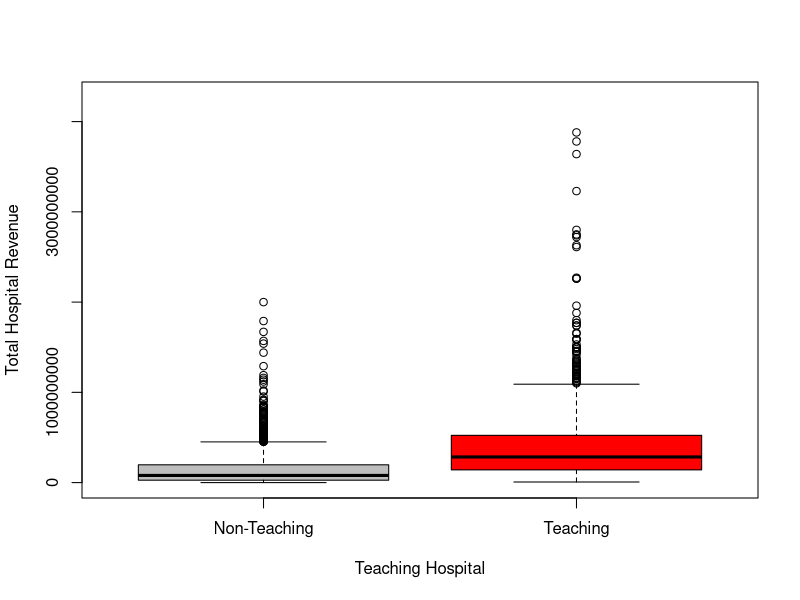
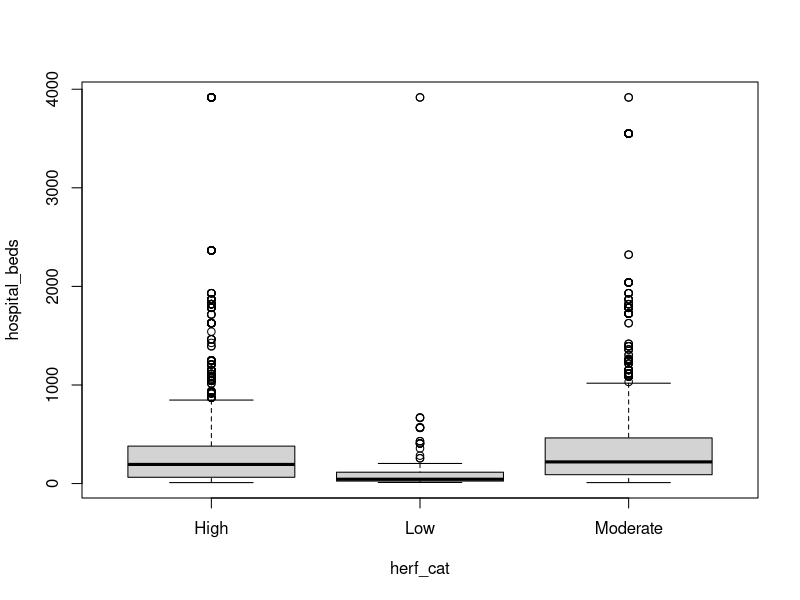
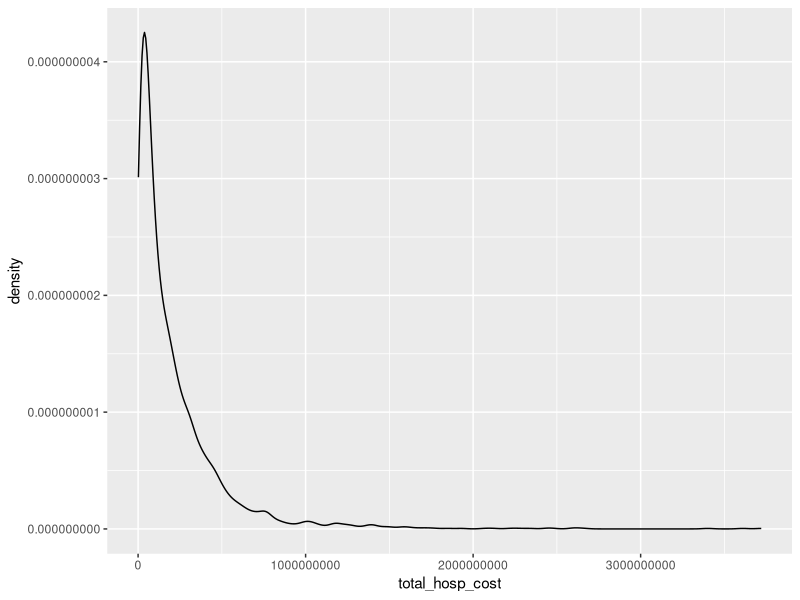
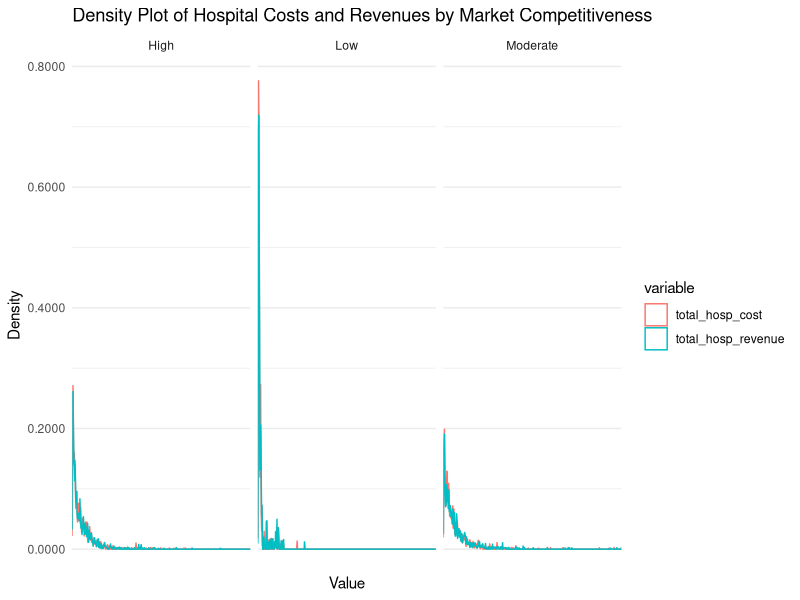
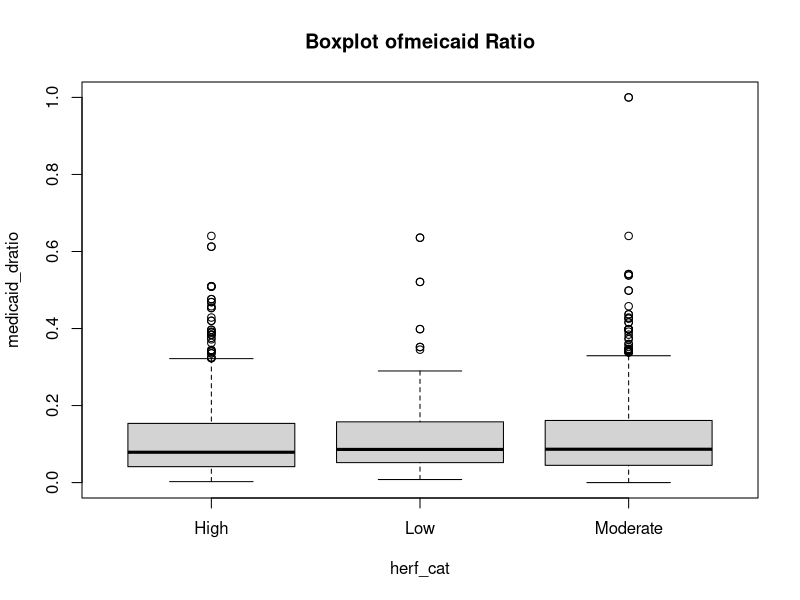
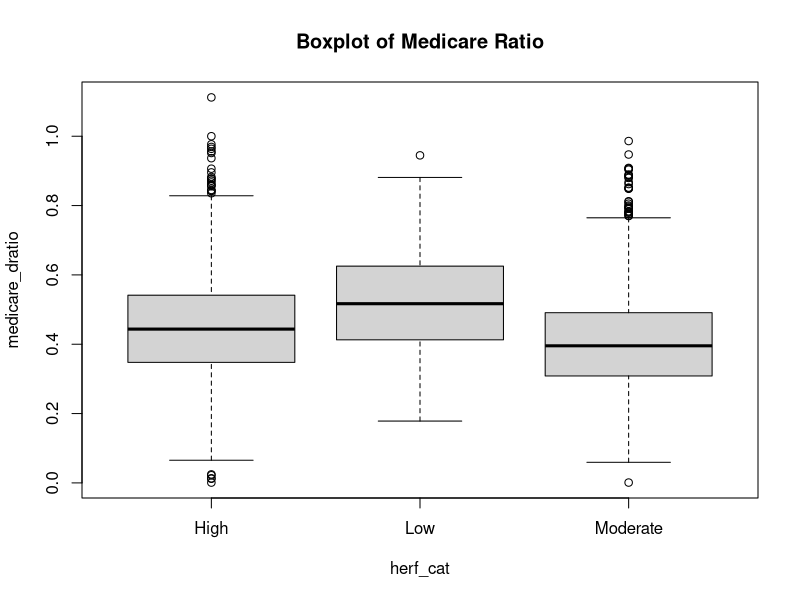

Reproduce these figures in R, in order.
## ---- chunk 1
knitr::opts_chunk$set(echo = F,message = F,warning = F)
## ---- chunk 2
library(readr)
library(magrittr)
library(dplyr)
## ---- chunk 3
hospital <- read_csv("HMGT400HOSPITAL2.csv")
## ---- chunk 4
# Load necessary libraries
library(dplyr)
library(tidyr)
library(ggplot2)

# Load your dataset
# hospital <- read.csv("your_dataset.csv")

# Calculate descriptive statistics for each characteristic
mean_statistics <- hospital %>%
  group_by(year) %>%
  summarise(
    mean_hospital_beds = mean(hospital_beds, na.rm = TRUE),
    mean_paid_employees = mean(total_hospital_employees_on_payr, na.rm = TRUE),
    mean_non_paid_employees = mean(total_hospital_non_paid_workers, na.rm = TRUE),
    mean_total_cost = mean(total_hosp_cost, na.rm = TRUE),
    mean_total_revenues = mean(total_hosp_revenue, na.rm = TRUE),
    mean_medicare_days = mean(total_hospital_medicare_days, na.rm = TRUE),
    mean_medicaid_days = mean(total_hospital_medicaid_days, na.rm = TRUE),
    mean_total_discharge = mean(total_hospital_discharges, na.rm = TRUE),
    mean_medicare_discharge = mean(total_hospital_discharges, na.rm = TRUE),
    mean_medicaid_discharge = mean(total_hospital_medicaid_discharg, na.rm = TRUE)
  )
## ---- chunk 5
sd_statistics <- hospital %>%
  group_by(year) %>%
  summarise(
    sd_hospital_beds = sd(hospital_beds, na.rm = TRUE),
    sd_paid_employees = sd(total_hospital_employees_on_payr, na.rm = TRUE),
    sd_non_paid_employees = sd(total_hospital_non_paid_workers, na.rm = TRUE),
    sd_total_cost = sd(total_hosp_cost, na.rm = TRUE),
    sd_total_revenues = sd(total_hosp_revenue, na.rm = TRUE),
    sd_medicare_days = sd(total_hospital_medicare_days, na.rm = TRUE),
    sd_medicaid_days = sd(total_hospital_medicaid_days, na.rm = TRUE),
    sd_total_discharge = sd(total_hospital_discharges, na.rm = TRUE),
    sd_medicare_discharge = sd(total_hospital_discharges, na.rm = TRUE),
    sd_medicaid_discharge = sd(total_hospital_medicaid_discharg, na.rm = TRUE)
  ) 

## ---- chunk 6
n_statistic=hospital %>%
  group_by(year) %>%
  summarise(
    n_hospital_beds = sum(hospital_beds, na.rm = TRUE),
    n_paid_employees = sum(total_hospital_employees_on_payr, na.rm = TRUE),
    n_non_paid_employees = sum(total_hospital_non_paid_workers, na.rm = TRUE),
    n_total_cost = sum(total_hosp_cost, na.rm = TRUE),
    n_total_revenues = sum(total_hosp_revenue, na.rm = TRUE),
    n_medicare_days = sum(total_hospital_medicare_days, na.rm = TRUE),
    n_medicaid_days = sum(total_hospital_medicaid_days, na.rm = TRUE),
    n_total_discharge = sum(total_hospital_discharges, na.rm = TRUE),
    n_medicare_discharge = sum(total_hospital_discharges, na.rm = TRUE),
    n_medicaid_discharge = sum(total_hospital_medicaid_discharg, na.rm = TRUE)
  )

## ---- chunk 7

library(tidyr)


n_statistic_long <- n_statistic %>%
  pivot_longer(
    cols = -year,
    names_to = "Variable",
    values_to = "N"
  )

#n_statistic_long


names(n_statistic) <- names(sd_statistics)
names(mean_statistics) <- names(n_statistic)
# Combine the dataframes using rbind
combined_df <- rbind(sd_statistics, n_statistic, mean_statistics)

# Assign row names
combined_df=as.data.frame(combined_df)
rownames(combined_df) <- c("Sd", "Sd1", "n1", "n2", "mean1", "mean2")

# Print the combined dataframe
knitr::kable((combined_df))

## ---- chunk 8
# Combine the dataframes using rbind and set row names
combined_df <- rbind(sd_statistics, n_statistic, mean_statistics)

# Generate unique row names
row_names <- c("Sd", "sd", "n1", "n2", "mean1", "mean2") # Adjusted to avoid duplicates

# Assign row names to the combined dataframe
rownames(combined_df) <- row_names

# Convert the "year" column to integer
combined_df$year <- as.integer(combined_df$year)

# Print the combined dataframe
knitr::kable(combined_df)

## ---- chunk 9
# Define the data
characteristics <- c("Hospital beds", "Number of paid Employee", "Number of non-paid Employee",
                      "Total hospital cost", "Total hospital revenues", "Available Medicare days",
                      "Available Medicaid days", "Total Hospital Discharge", "Medicare discharge", 
                      "Medicaid discharge")
N_2011 <- c(566796.0000, 1853439.150, 1199.19000, 326394348921, 344203010115, 
            25092003.00, 7866979.000, 14238489.000, 14238489.000, 1674607.000)
Mean_2011 <- c(376.6086, 1237.276, 39.97300, 216873322, 228706319, 16739.16, 5301.199, 9492.326, 9492.326, 1130.727)
Std_Dev_2011 <- c(560.8998, 1615.797, 72.58805, NA, NA, 19214.29, 9207.699, 10898.600, 10898.600, 1757.158)

N_2012 <- c(574620.0000, 2259049.058, 1343.09280, 327490734909, 350717045576,
            25938976.38, 8054865.540, 14478325.000, 14478325.000, 1677082.000)
Mean_2012 <- c(376.8000, 1491.121, 44.76976, 214748023, 229978391, 17110.14, 5366.333, 9544.051, 9544.051, 1119.547)
Std_Dev_2012 <- c(579.8366, 1961.637, 81.29861, NA, NA, 19765.74, 9340.373, 10994.170, 10994.170, 1740.423)

# Create a data frame
df <- data.frame(Characteristics = characteristics,
                 `2011_N` = N_2011, `2011_Mean` = Mean_2011, `2011_Std_Dev` = Std_Dev_2011,
                 `2012_N` = N_2012, `2012_Mean` = Mean_2012, `2012_Std_Dev` = Std_Dev_2012)

# Print the data frame
knitr::kable(df)

## ---- chunk 10
hospital$net_benefits=hospital$total_hosp_revenue-hospital$total_hosp_cost
hospital$teaching_hospital=ifelse(hospital$teaching_hospital==0,"Non-Teaching","Teaching")


mean_statistics_t <- hospital %>%
  group_by(teaching_hospital) %>%
  summarise(
    mean_hospital_beds = mean(hospital_beds, na.rm = TRUE),
    mean_paid_employees = mean(total_hospital_employees_on_payr, na.rm = TRUE),
    mean_non_paid_employees = mean(total_hospital_non_paid_workers, na.rm = TRUE),
    mean_interns_residents=mean(interns_and_residents, na.rm = TRUE),
    #membership_system=mean(system_member, na.rm = TRUE),
    mean_total_cost = mean(total_hosp_cost, na.rm = TRUE),
    mean_total_revenues = mean(total_hosp_revenue, na.rm = TRUE),
    mean_net_benefit=mean(net_benefits,na.rm = T),
    mean_medicare_days = mean(total_hospital_medicare_days, na.rm = TRUE),
    mean_medicaid_days = mean(total_hospital_medicaid_days, na.rm = TRUE),
    mean_total_discharge = mean(total_hospital_discharges, na.rm = TRUE),
    mean_medicare_discharge = mean(total_hospital_discharges, na.rm = TRUE),
    mean_medicaid_discharge = mean(total_hospital_medicaid_discharg, na.rm = TRUE)
  )


sd_statistics_t <- hospital %>%
  group_by(herf_cat) %>%
  summarise(
    sd_hospital_beds = sd(hospital_beds, na.rm = TRUE),
    sd_paid_employees = sd(total_hospital_employees_on_payr, na.rm = TRUE),
    sd_non_paid_employees = sd(total_hospital_non_paid_workers, na.rm = TRUE),
    sd_interns_residents=sd(interns_and_residents, na.rm = TRUE),
    #membership_system=sd(system_member, na.rm = TRUE),
    sd_total_cost = sd(total_hosp_cost, na.rm = TRUE),
    sd_total_revenues = sd(total_hosp_revenue, na.rm = TRUE),
    sd_net_benefit=sd(net_benefits,na.rm = T),
    sd_medicare_days = sd(total_hospital_medicare_days, na.rm = TRUE),
    sd_medicaid_days = sd(total_hospital_medicaid_days, na.rm = TRUE),
    sd_total_discharge = sd(total_hospital_discharges, na.rm = TRUE),
    sd_medicare_discharge = sd(total_hospital_discharges, na.rm = TRUE),
    sd_medicaid_discharge = sd(total_hospital_medicaid_discharg, na.rm = TRUE)
  )
n_statistics_t <- hospital %>%
  group_by(herf_cat) %>%
  summarise(
    n_hospital_beds = sum(!is.na(hospital_beds)),
    n_paid_employees = sum(!is.na(total_hospital_employees_on_payr)),
    n_non_paid_employees = sum(!is.na(total_hospital_non_paid_workers)),
    n_interns_residents = sum(!is.na(interns_and_residents)),
    n_total_cost = sum(!is.na(total_hosp_cost)),
    n_total_revenues = sum(!is.na(total_hosp_revenue)),
    n_net_benefit = sum(!is.na(net_benefits)),
    n_medicare_days = sum(!is.na(total_hospital_medicare_days)),
    n_medicaid_days = sum(!is.na(total_hospital_medicaid_days)),
    n_total_discharge = sum(!is.na(total_hospital_discharges)),
    #n_medicare_discharge = sum(!is.na(total_hospital_medicare_discharges)),
    n_medicaid_discharge = sum(!is.na(total_hospital_medicare_discharg)),
    herf_index=sum(!is.na(herf_index))
  )



n_statistics_t <- hospital %>%
  group_by(year) %>%
  summarise(
    hospital_beds=n(),
  total_hospital_employees_on_payr=n(),
    total_hospital_non_paid_workers=n(),
    interns_and_residents=n(),
    system_member=n(),
    total_hosp_cost=n(),
    total_hosp_revenue=n(),
    net_benefits=n(),
    total_hospital_medicare_days=n(),
   total_hospital_medicaid_days=n(),
    total_hospital_discharges=n(),
   total_hospital_discharges=n(),
    total_hospital_medicaid_discharg=n()
  ) 


hospital %>%
  group_by(teaching_hospital,system_member)%>% summarise(Count=n())
  

## ---- chunk 11
# Initialize an empty data frame to store the results
p_values <- data.frame(
  Statistic = character(),
  P_Value = numeric(),
  stringsAsFactors = FALSE
)

# List of variables to test

variables <- c("hospital_beds", "total_hospital_employees_on_payr", "total_hospital_non_paid_workers","interns_and_residents", "total_hosp_cost", "total_hosp_revenue", "net_benefits","total_hospital_medicare_days", "total_hospital_medicaid_days", "total_hospital_discharges", "total_hospital_medicare_discharg", "total_hospital_medicaid_discharg")

# You can use the variables as needed in your R code

# Perform t-tests for each variable
for (var in variables) {
  var_test_result <- var.test(as.formula(paste(var, "~ teaching_hospital")), data = hospital)$p.value
  
  t_test_result <- ifelse(
    var_test_result < 0.05,
    t.test(as.formula(paste(var, "~ teaching_hospital")), data = hospital, var.equal = FALSE)$p.value,
    t.test(as.formula(paste(var, "~ teaching_hospital")), data = hospital, var.equal = TRUE)$p.value
  )
  
  # Append the result to the data frame
  p_values <- rbind(p_values, data.frame(Statistic = var, P_Value = t_test_result))
}
p_values$P_Value <- round(p_values$P_Value, 4)



variables <- c("hospital_beds", "total_hospital_employees_on_payr", "total_hospital_non_paid_workers", "total_hosp_cost", "total_hosp_revenue", "total_hospital_medicare_days", "total_hospital_medicaid_days", "total_hospital_discharges", "total_hospital_medicare_discharg", "total_hospital_medicaid_discharg")

for (var in variables) {
  var_test_result <- var.test(as.formula(paste(var, "~ year")), data = hospital)$p.value
  
  t_test_result <- ifelse(
    var_test_result < 0.05,
    t.test(as.formula(paste(var, "~ year")), data = hospital, var.equal = FALSE)$p.value,
    t.test(as.formula(paste(var, "~ year")), data = hospital, var.equal = TRUE)$p.value
  )
  
  # Append the result to the data frame
  p_values <- rbind(p_values, data.frame(Statistic = var, P_Value = t_test_result))
}
p_values$P_Value <- round(p_values$P_Value, 4)

knitr::kable(p_values)

## ---- chunk 12
#head(hospital[c("total_hosp_cost","total_hosp_revenue")])
hospital$net_benefits=hospital$total_hosp_cost-hospital$total_hosp_revenue
#head(hospital[c("total_hosp_cost","total_hosp_revenue","net_benefits")])
var.test(net_benefits~teaching_hospital,data=hospital)
t.test(net_benefits~teaching_hospital,data=hospital)
## ---- chunk 13
# Create a box-plot to compare hospital teaching and non-teaching hospitals
# Assuming 'hospital' is your dataframe and it contains the columns 'total_hosp_revenue' and 'teaching_hospital'

# Determine the range of the total hospital revenues to set appropriate y-axis limits
revenue_range <- range(hospital$total_hosp_revenue, na.rm = TRUE)

# Set the ylim to be slightly larger than the range of the revenues to provide some space at the bottom
ylim_range <- c(0, revenue_range[2] * 1.1)

# Plot the boxplot with adjusted ylim
options(scipen = 999)


boxplot(total_hosp_revenue ~ teaching_hospital, data = hospital,
        xlab = "Teaching Hospital", ylab = "Total Hospital Revenue",
        col = c("gray", "red"), ylim = ylim_range)

## ---- chunk 14
# Load necessary libraries
library(dplyr)
hospital$herf_cat=as.factor(hospital$herf_cat)
hospital$herf_cat <- ifelse(hospital$herf_cat == 0, "Low",
                       ifelse(hospital$herf_cat == 1, "Moderate", "High"))

# Summarize data by herf_cat
summary_statistics <- hospital %>%
  
  group_by(herf_cat) %>%
  
  summarise(
    Mean_hospital_beds = mean(hospital_beds, na.rm = TRUE),
    Mean_paid_employees = mean(total_hospital_employees_on_payr, na.rm = TRUE),
    Mean_non_paid_employees = mean(total_hospital_non_paid_workers, na.rm = TRUE),
    Mean_internes_residents = mean(interns_and_residents, na.rm = TRUE),
    Mean_system_membership = mean(system_member, na.rm = TRUE),
    Mean_total_hosp_cost = mean(total_hosp_cost, na.rm = TRUE),
    Mean_total_revenues = mean(total_hosp_revenue, na.rm = TRUE),
    Mean_net_benefit = mean(net_benefits - total_hosp_cost, na.rm = TRUE),
    Mean_medicare_days = mean(total_hospital_medicare_days, na.rm = TRUE),
    Mean_medicaid_days = mean(total_hospital_medicaid_days, na.rm = TRUE),
    Mean_total_discharge = mean(total_hospital_discharges, na.rm = TRUE),
    Mean_medicare_discharge = mean(total_hospital_medicare_discharg, na.rm = TRUE),
    Mean_medicaid_discharge = mean(total_hospital_medicaid_discharg, na.rm = TRUE),
   Mean_hhi = mean(herf_index, na.rm = TRUE)
  )

knitr::kable(summary_statistics)


## ---- chunk 15
sd_href_statistics <- hospital %>%
  
  group_by(herf_cat) %>%
  
  summarise(
    sd_hospital_beds = sd(hospital_beds, na.rm = TRUE),
    sd_paid_employees = sd(total_hospital_employees_on_payr, na.rm = TRUE),
    sd_non_paid_employees = sd(total_hospital_non_paid_workers, na.rm = TRUE),
    sd_internes_residents = sd(interns_and_residents, na.rm = TRUE),
    sd_system_membership = sd(system_member, na.rm = TRUE),
    sd_total_hosp_cost = sd(total_hosp_cost, na.rm = TRUE),
    sd_total_revenues = sd(total_hosp_revenue, na.rm = TRUE),
    sd_net_benefit = sd(net_benefits - total_hosp_cost, na.rm = TRUE),
    sd_medicare_days = sd(total_hospital_medicare_days, na.rm = TRUE),
    sd_medicaid_days = sd(total_hospital_medicaid_days, na.rm = TRUE),
    sd_total_discharge = sd(total_hospital_discharges, na.rm = TRUE),
    sd_medicare_discharge = sd(total_hospital_medicare_discharg, na.rm = TRUE),
    sd_medicaid_discharge = sd(total_hospital_medicaid_discharg, na.rm = TRUE),
   sd_hhi = sd(herf_index, na.rm = TRUE)
  )
## ---- chunk 16

n_href_statistics <- hospital %>%
  
  group_by(herf_cat) %>%
  
  summarise(
    n_hospital_beds = sum(hospital_beds, na.rm = TRUE),
    n_paid_employees = sum(total_hospital_employees_on_payr, na.rm = TRUE),
    n_non_paid_employees = sum(total_hospital_non_paid_workers, na.rm = TRUE),
    n_internes_residents = sum(interns_and_residents, na.rm = TRUE),
    n_system_membership = sum(system_member, na.rm = TRUE),
    n_total_hosp_cost = sum(total_hosp_cost, na.rm = TRUE),
    n_total_revenues = sum(total_hosp_revenue, na.rm = TRUE),
    n_net_benefit = sum(net_benefits - total_hosp_cost, na.rm = TRUE),
    n_medicare_days = sum(total_hospital_medicare_days, na.rm = TRUE),
    n_medicaid_days = sum(total_hospital_medicaid_days, na.rm = TRUE),
    n_total_discharge = sum(total_hospital_discharges, na.rm = TRUE),
    n_medicare_discharge = sum(total_hospital_medicare_discharg, na.rm = TRUE),
    n_medicaid_discharge = sum(total_hospital_medicaid_discharg, na.rm = TRUE),
   n_hhi = sum(herf_index, na.rm = TRUE)
  )


## ---- chunk 17
boxplot(hospital_beds~herf_cat,data=hospital)
# Load necessary libraries
library(dplyr)

# Function to perform ANOVA or Welch's ANOVA based on the result of var.test()
perform_anova <- function(var, group_var, data) {
  var_test_result <- bartlett.test(var ~ group_var, data = data)
  if (var_test_result$p.value < 0.05) {
    # Perform Welch's ANOVA
    welch_anova_result <- oneway.test(var ~ group_var, data = data)
    return(welch_anova_result$p.value)
  } else {
    # Perform regular ANOVA
    aov_result <- summary(aov(var ~ group_var, data = data))
    return(aov_result[[1]]$`Pr(>F)`[1])
  }
}


perform_anova <- function(var, group_var, data) {
  var_test_result <- bartlett.test(var ~ group_var, data = data)
 
    # Perform regular ANOVA
    aov_result <- summary(aov(var ~ group_var, data = data))
    return(aov_result[[1]]$`Pr(>F)`[1])
  
}
perform_anova(hospital$hospital_beds,hospital$herf_cat,data = hospital)
oneway.test(hospital_beds~herf_cat,data = hospital)
summary(aov(hospital_beds~herf_cat,data = hospital))
# Remove rows with missing values
hospital_clean <- na.omit(hospital)

# Apply ANOVA to each column (except herf_cat) against herf_cat
#apply(hospital_clean[, -which(names(hospital_clean) == "herf_cat")], 2, function(x) {
  #anova(lm(x ~ herf_cat, data = hospital_clean))
#})


p_values <- hospital %>%
  summarise(
    p_value_hospital_beds = perform_anova(hospital_beds, herf_cat, hospital),
    p_value_paid_employees = perform_anova(total_hospital_employees_on_payr, herf_cat, hospital),
    p_value_non_paid_employees = perform_anova(total_hospital_non_paid_workers, herf_cat, hospital),
    p_value_internes_residents = perform_anova(interns_and_residents, herf_cat, hospital),
    p_value_system_membership = perform_anova(system_member, herf_cat, hospital),
    p_value_total_hosp_cost = perform_anova(total_hosp_cost, herf_cat, hospital),
    p_value_total_revenues = perform_anova(total_hosp_revenue, herf_cat, hospital),
    #p_value_net_benefit = perform_anova(net_benefits - total_hosp_cost, herf_cat, hospital),
    p_value_medicare_days = perform_anova(total_hospital_medicare_days, herf_cat, hospital),
    p_value_medicaid_days = perform_anova(total_hospital_medicaid_days, herf_cat, hospital),
    p_value_total_discharge = perform_anova(total_hospital_discharges, herf_cat, hospital),
    p_value_medicare_discharge = perform_anova(total_hospital_medicare_discharg, herf_cat, hospital),
    p_value_medicaid_discharge = perform_anova(total_hospital_medicaid_discharg, herf_cat, hospital),
    p_value_hhi = perform_anova(herf_index, herf_cat, hospital)
  )

knitr::kable(p_values)
## ---- chunk 18
hospital %>%group_by(herf_cat) %>%   ggplot(aes(x=total_hosp_cost))+geom_density()

# Load necessary libraries
library(dplyr)
library(ggplot2)
library(tidyr)

# Combine data into long format
long_hospital <- hospital %>%
  select(herf_cat, total_hosp_cost, total_hosp_revenue) %>%
  pivot_longer(cols = c(total_hosp_cost, total_hosp_revenue),
               names_to = "variable",
               values_to = "value")

library(ggplot2)
library(dplyr)
library(tidyr)
library(scales)

long_hospital <- hospital %>%
  select(herf_cat, total_hosp_cost, total_hosp_revenue) %>%
  pivot_longer(cols = c(total_hosp_cost, total_hosp_revenue),
               names_to = "variable",
               values_to = "value")

ggplot(long_hospital, aes(x = value, y = ..count..,color=variable)) +
  geom_density(alpha = 0.3, position = "identity", aes(y = after_stat(density)), bw = 0.1) + # Adjust the bandwidth here
  facet_wrap(~ herf_cat) +
  labs(title = "Density Plot of Hospital Costs and Revenues by Market Competitiveness",
       x = "Value",
       y = "Density",
       fill = "Variable") +
  scale_y_continuous(labels = scales::number_format(accuracy = 0.0001)) +
  theme_minimal() +
  scale_x_discrete(labels = c("High" = "High", "Low" = "Low", "Moderate" = "Moderate"))


## ---- chunk 19
hospital$own=as.factor(as.character(hospital$own))
model=lm(net_benefits~total_hospital_beds+own,data=hospital)

summary(model)
## ---- chunk 20
hospital$system_member=as.factor(as.character(hospital$system_member))
model2=lm(net_benefits~total_hospital_beds+own+system_member,data=hospital)
summary(model2)
## ---- chunk 21
hospital$medicare_dratio=hospital$total_hospital_medicare_discharg/hospital$total_hospital_discharges
hospital$medicaid_dratio=hospital$total_hospital_medicaid_discharg/hospital$total_hospital_discharges
model3=lm(lm(net_benefits~total_hospital_beds+own+system_member+medicare_dratio+medicaid_dratio,data=hospital))
summary(model3)
## ---- chunk 22
summary(aov(medicaid_dratio~herf_cat,data=hospital))
TukeyHSD(aov(medicaid_dratio~herf_cat,data=hospital))
summary(aov(medicare_dratio~herf_cat,data=hospital))
TukeyHSD(aov(medicare_dratio~herf_cat,data=hospital))
summary(aov(net_benefits~herf_cat,data=hospital))
TukeyHSD(aov(net_benefits~herf_cat,data=hospital))
## ---- chunk 23
boxplot(medicaid_dratio~herf_cat,data=hospital,main="Boxplot ofmeicaid Ratio")
boxplot(medicare_dratio~herf_cat,data=hospital,main="Boxplot of Medicare Ratio")
## ---- chunk 24
library(knitr)

kable(data.frame(
  Category = c("Low-High", "Moderate-High", "Moderate-Low"),
  Difference = c(0.0069813532, 0.0075305776, 0.0005492244),
  Lower = c(-0.0092722013, -0.0009765952, -0.0158119860),
  Upper = c(0.02323491, 0.01603775, 0.01691043),
  p.adj = c(0.5723549, 0.0950725, 0.9965899)
), digits = c(0, 4, 4, 4, 4), caption = "Tukey Multiple Comparisons of Means")
